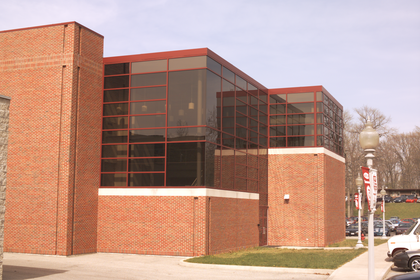
%> input picture ProblemSet6/myers1.ppm, 420 x 280 px, shrunk from 1129 x 753 before the run
$ octave --eval "result = getParSegs(imread('myers1.ppm'));"   (GNU Octave 9; MATLAB toolbox functions it lacks are replaced by stand-ins)
%> lines starting %> are read from the running program, lines starting %| are printed output that depends on the picture; in (x1, y1, x2, y2) boxes, pixels count from 0 and x2, y2 are one past the last pixel; in counts of white or black regions, pixels touching at a corner belong together; the program's own positions count from 1
%> in getParSegs, `im = image(:,:,1);`:
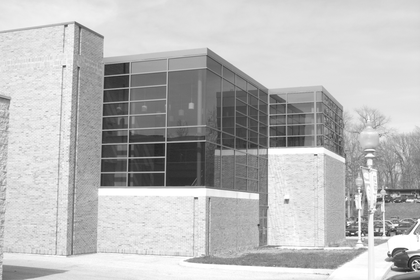
%> im: size 280x420 uint8; min 22, max 255, mean 186
%> in getParSegs, `edgeim = edge(im,'canny', [0.1 0.2], 1.5);`:
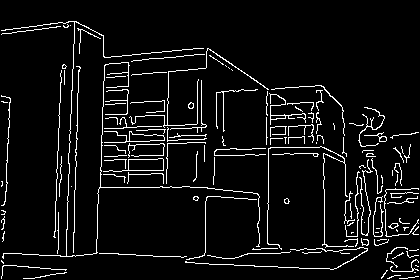
%> edgeim: size 280x420 logical; 6.2% white in thin lines or dots
### ProblemSet6/edgelink.m
% EDGELINK - Link edge points in an image into lists
%
% Usage: [edgelist edgeim] = edgelink(im, minlength)
%
% Arguments:  im         - Binary edge image, it is assumed that edges
%                          have been thinned.
%             minlength  - Minimum edge length of interest
%
% Returns:  edgelist - a cell array of edge lists in row,column coords in
%                      the form
%                     { [r1 c1   [r1 c1   etc }
%                        r2 c2    ...
%                        ...
%                        rN cN]   ....]
%
%           edgeim   - Image with pixels labeled with edge number.
%
%
% This function links edge points together into chains.  Where an edge
% diverges at a junction the function simply tracks one of the branches.
% The other branch is eventually processed as another edge.  These `broken
% branches' can be remerged by MERGESEG after a call to LINESEG.
%
% See also:  LINESEG, MAXLINEDEV, MERGESEG, DRAWSEG

% Acknowledgement:
% This code is inspired by David Lowe's Link.c function from the Vista image
% processing library developed at the University of British Columbia
%    http://www.cs.ubc.ca/nest/lci/vista/vista.html
%
% Peter Kovesi
% School of Computer Science & Software Engineering
% The University of Western Australia
% pk @ csse uwa edu au
% http://www.csse.uwa.edu.au/~pk
%
% February 2001

function [edgelist, edgeim] = edgelink(im, minlength)
%> called with minlength = 30

    global EDGEIM;      % Some global variables to avoid passing (and
                        % copying) of arguments, this improves speed.
    global ROWS;
    global COLS;

    elist = {};

    EDGEIM = im ~= 0;                     % make sure image is binary.
    EDGEIM = bwmorph(EDGEIM,'thin',Inf);  % make sure edges are thinned.
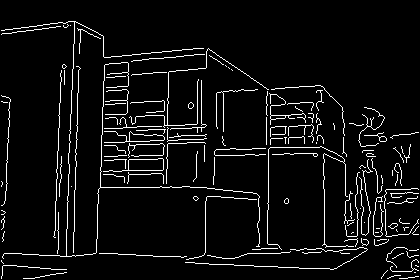
%> EDGEIM: size 280x420 logical; 5.7% white in thin lines or dots

%   show(EDGEIM,1)
    EDGEIM = double(EDGEIM);
%> EDGEIM: size 280x420 double; values 0 (black) and 1 (white), 5.7% white in thin lines or dots
    [ROWS, COLS] = size(EDGEIM);
    edgeNo = 1;


    % Perform raster scan through image looking for edge points.  When a
    % point is found trackedge is called to find the rest of the edge
    % points.  As it finds the points the edge image pixels are labeled
    % with the -ve of their edge No

    for r = 1:ROWS
	for c = 1:COLS
	    if EDGEIM(r,c) == 1
		edgepoints = trackedge(r,c, edgeNo, minlength);
		if ~isempty(edgepoints)
		    edgelist{edgeNo} = edgepoints;
		    edgeNo = edgeNo + 1;
		end
	    end
	end
    end
%> after the loop, edgeNo = 62; edgelist = 61 items

    edgeim = -EDGEIM;  % Finally negate image to make edge encodings +ve.
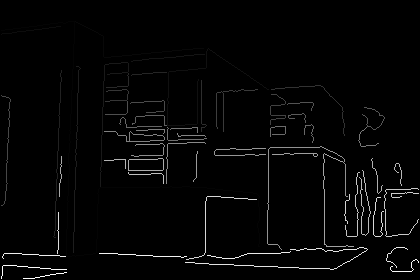
%> edgeim: size 280x420 double; min 0, max 61, mean 1.2; drawn with min black and max white
%   show(edgeim,2), colormap(flag);

%----------------------------------------------------------------------
% TRACKEDGE
%
% Function to track all the edge points associated with a start point.  From
% a given starting point it tracks in one direction, storing the coords of
% the edge points in an array and labelling the pixels in the edge image
% with the -ve of their edge number.  When no more connected points are
% found the function returns to the start point and tracks in the opposite
% direction.  Finally a check for the overall number of edge points found is
% made and the edge is ignored if it is too short.
%
% Note that when a junction is encountered along an edge the function
% simply tracks one of the branches.  The other branch is eventually
% processed as another edge.  These `broken branches' can be remerged by
% MERGESEG.
%
% Usage:   edgepoints = trackedge(rstart, cstart, edgeNo, minlength)
%
% Arguments:   rstart, cstart   - row and column No of starting point
%              edgeNo           - the current edge number
%              minlength        - minimum length of edge to accept
%
% Returns:     edgepoints       - Nx2 array of row and col values for
%                                 each edge point.
%                                 An empty array is returned if the edge
%                                 is less than minlength long.


% [41 lines left out: function trackedge, not called in this run]


%----------------------------------------------------------------------
%
% NEXTPOINT
%
% Function finds a point that is 8 connected to an existing edge point
%

% [30 lines left out: function nextpoint, not called in this run]

### ProblemSet6/lineseg.m
% LINESEG - Form straight line segements from an edge list.
%
% Usage: [seglist, nedgelist] = lineseg(edgelist, tol, [angtol, linkrad])
%
% Arguments:  edgelist - Cell array of edgelists (row col) coords.
%             tol      - Maximum deviation from straight line before a
%                        segment is broken in two (measured in pixels).
%             angtol   - Angle tolerance used when attempting to merge line
%                        segements (radians).
%             linkrad  - Maximum distance between end points of line
%                        segments for segments to be elegible for
%                        linking (pixels).
%  angtol and linkrad are optional.  If these parameters are omitted the
%  merging phase is omitted.
%
% Returns:  seglist - an Nx4 array storing line segments in the form
%                      [x1 y1 x2 y2
%                       x1 y1 x2 y2
%                          . . .    ] etc
%
%         nedgelist - a new cell array of edge lists where each edge list
%                     corresponds to each segment in seglist above.  The
%                     edgelist is in row,column coords in the form
%                     { [r1 c1   [r1 c1   etc }
%                        r2 c2    ...
%                        ...
%                        rN cN]   ....]
%
% * Note that a non-empty nedgelist is only returned if there is no segment
%   merging.
%
% This function takes each array of edgepoints in edgelist, finds the
% size and position of the maximum deviation from the line that joins the
% endpoints, if the maximum deviation exceeds the allowable tolerance the
% edge is shortened to the point of maximum deviation and the test is
% repeated.  In this manner each edge is broken down to line segments,
% each of which adhere to the original data with the specified tolerance.
%
% The optional final edge merging phase is provided because the initial
% edge linking phase may have separated edges at `Y' junctions in the
% image.  The merging phase can reconnect broken branches.
% Note however that the merging process can be slow.
%
% See also:  EDGELINK, MAXLINEDEV, MERGESEG, DRAWSEG
%

% Peter Kovesi
% School of Computer Science & Software Engineering
% The University of Western Australia
% pk @ csse uwa edu au
% http://www.csse.uwa.edu.au/~pk
%
% December 2000 - Original version
% February 2003 - Added the returning of nedgelist data.

% ** need to preallocate memory to improve speed ***

function [linelist, nedgelist] = lineseg(edgelist, tol, angtol, linkrad)
%> called with tol = 2, angtol = 0.01, linkrad = 2

    linelist = [];
    Nline = 0;
    Nedge = length(edgelist);
%> Nedge = 61

    if nargin == 2
	merge = 0;
    else
	merge = 1;
    end

    for e = 1:Nedge
        y = edgelist{e}(:,1);
	x = edgelist{e}(:,2);

	fst = 1;                % Indecies of first and last points in edge
	lst = length(x);        % segment being considered.

	while  fst<lst
	    [m,i,d] = maxlinedev(x(fst:lst),y(fst:lst));  % Find size & posn of
                                                          % maximum deviation.

	    while m > tol       % While deviation is > tol  (m/d) ?
		lst = i+fst-1;  % Shorten line to point of max deviation by adjusting lst
		[m,i,d] = maxlinedev(x(fst:lst),y(fst:lst));
	    end

	    Nline = Nline+1;
            % Record line segment. Note that (c,r) corresponds to (x,y)
	    linelist(Nline,:) = [x(fst) y(fst) x(lst) y(lst)];
	    % Record edgelist that corresponds to the segment.
	    nedgelist{Nline} = [y(fst:lst) x(fst:lst)];

	    fst = lst+1;        % Reset fst and lst.
	    lst = length(x);
	end

    end
%> this loop made 61 passes
%> after the loop, Nline = 200; linelist = 200 rows, first 8: [260 247 260 197; 259 196 253 193; 252 193 190 187; 189 187 101 188; 100 189 97 253; 96 254 67 257; 67 256 75 22; 74 22 2 31]; nedgelist = 200 items
    % fprintf('No of segments = %d\n',length(linelist));
    % drawseg(linelist,1), title('Raw segments');

    if merge
%	fprintf('\nMerging Segments\n');
	linelist = mergeseg(linelist, angtol, linkrad, tol);
	nedgelist = {};
%	fprintf('No of merged segments = %d\n',length(linelist));
        % drawseg(linelist,2), title('Merged segments');
    end

### ProblemSet6/mergeseg.m
% MERGESEG - Line segment merging function.
%
% Usage: newseglist = mergeseg(seglist, angtol, linkrad)
%
% Arguments:  seglist - an Nx4 array storing line segments in the form
%                       [x1 y1 x2 y2
%                        x1 y1 x2 y2
%                           . . .   ] etc
%
%             angtol  - Angle tolerance used when attempting to merge line
%                       segements (radians).
%             linkrad - Maximum distance between end points of line segments
%                       for segments to be elegible for linking (pixels).
%
% Function scans through the list of line segments seeking to merge segments
% together.  Segments are merged if the orientation difference is less than
% angtol and if the ends of the segments are within linkrad of each other.
% The comparison is performed by first sorting line segments by angle, then
% each line segment is only tested against other line segments that satisfy
% the orientation constraint.
%
% See also:  EDGELINK, LINESEG, MAXLINEDEV, DRAWSEG
%

% Peter Kovesi
% School of Computer Science & Software Engineering
% The University of Western Australia
% pk @ csse uwa edu au
% http://www.csse.uwa.edu.au/~pk
%
% March 2000

function newseglist = mergeseg(seglist, angtol, linkrad, linedevtol)
%> called with angtol = 0.01, linkrad = 2, linedevtol = 2

    Nseg = length(seglist);
%> Nseg = 200
    cosAngTol = cos(angtol);

    % Build up some data in the following form
    % [x1 y1 x2 y2 dx dy angle merged]

    seg = zeros(Nseg,8);
    seg(:,1:4) = seglist;
    seg(:,5:6) = seg(:,3:4)-seg(:,1:2);     % delta x and delta y
    seg(:,7) = atan2(seg(:,6), seg(:,5));   % =segment angle [-pi ... pi]
    neg = seg(:,7) < 0;                     % compress angle range [0...pi]
%> neg = 200 logical values, 106 true
    seg(:,7) = seg(:,7) + neg*pi;
    [Y,I] = sort(seg(:,7));                 % sort by angle
%> Y = 200 values from 0 to 3.14; I = 200 values, max 200 at index 147, min 1 at index 68, mean 100.5
    seg = seg(I,:);
    seg(:,7) = 2*seg(:,7);                  % double the angles

    TotalSegs = Nseg;
%> TotalSegs = 200

    for s1 = 1:Nseg
%	fprintf('Merging Segment %d/%d\r',s1,Nseg);
	if ~seg(s1,8)  % if segment s1 has not already been merged
	    s2 = s1+1; if s2>Nseg, s2=s2-Nseg; end  % `modulo' arithetic
            ang1 = seg(s1,7); ang2 = seg(s2,7);
	    deltaSin = sin(ang1)*cos(ang2) - cos(ang1)*sin(ang2);
	    deltaCos = cos(ang1)*cos(ang2) + sin(ang1)*sin(ang2);
	    deltaAng = 0.5*abs(atan2(deltaSin,deltaCos));

	    while deltaAng < angtol
		if ~seg(s2,8)   % if segment s2 has not already been merged
		    [newseg, merged] = compareseg(seg(s1,:), seg(s2,:),linkrad, ...
						  linedevtol);
		    if merged
			seg(s1,1:4) = newseg;
			%  update delta x, delta y, and angle ? (I think not)
			seg(s2,8) = merged;  % eliminate s2;
			TotalSegs = TotalSegs - 1;
		    end
		end
		s2 = s2+1; if s2>Nseg, s2=s2-Nseg; end
		ang2 = seg(s2,7);
		deltaSin = sin(ang1)*cos(ang2) - cos(ang1)*sin(ang2);
		deltaCos = cos(ang1)*cos(ang2) + sin(ang1)*sin(ang2);
		deltaAng = 0.5*abs(atan2(deltaSin,deltaCos));
	    end
	end
    end
%> this loop made 200 passes
%> ang1 on passes 1 to 8: 0, 0, 0, 0, 0.0588, 0.0625, 0.0689, 0.0945
%> after the loop, TotalSegs = 198; ang1 = 6.28; ang2 = 0.0588; deltaAng = 0.0294; deltaCos = 0.998; deltaSin = -0.0588; merged = 0; newseg = [411 272 393 272 -18 0 6.28 0; 130 171 163 171 33 0 0 0]; s2 = 5

%    fprintf('\n');

    % Now clean up list by extracting the unmerged entries

    newseglist = zeros(TotalSegs,4);
    newNseg = 0;
    for s = 1:Nseg
	if ~seg(s,8)                 % if this segment has not been merged
	    newNseg = newNseg+1;     % store it in the final list.
	    newseglist(newNseg,:) =  seg(s,1:4);
	end
    end
%> after the loop, newNseg = 198; newseglist = 198 rows, first 8: [106 115 126 115; 273 135 285 135; 269 245 278 245; 130 171 163 171; 325 251 291 250; 161 174 129 173; 187 257 100 254; 186 263 334 270]
%> in lineseg, `linelist = mergeseg(linelist, angtol, linkrad, tol);`: linelist has the same summary as newseglist in mergeseg
%> in getParSegs, `[seglist, nedgelist] = lineseg(edgelist, tol, angtol, linkrad);`: seglist has the same summary as newseglist in mergeseg; nedgelist = {}


%----------------------------------------------------------------------
% Internal function that does all the work.
% Two segments, that already meet the angle constraint, are tested for end
% point proximity.  If they meet this constraint they then tested to see
% what the maximum line deviation would be if they were merged.  If this
% is within tolerance they are merged.
%----------------------------------------------------------------------

% [38 lines left out: function compareseg, not called in this run]

### ProblemSet6/drawseg.m
% DRAWSEG - Draws a series of line segments stored in an Nx4 array.
%
% Usage: drawseg(seglist, figNo, lw, col);
%
%         seglist - an Nx4 array storing line segments in the form
%                    [x1 y1 x2 y2
%                     x1 y1 x2 y2
%                         . .     ] etc
%         figNo   - optional figure number
%         lw      - optional line width
%         col     - optional 3-vector specifying the colour
%
%
% See also:  EDGELINK, LINESEG, MAXLINEDEV, MERGESEG
%

% Peter Kovesi
% School of Computer Science & Software Engineering
% The University of Western Australia
% pk @ csse uwa edu au
% http://www.csse.uwa.edu.au/~pk
%
% December 2000

function drawseg(seglist, figNo, lw, col);

    if nargin >= 2  & figNo ~= 0
	figure(figNo);
    end

    if nargin < 3
	lw = 1;
	col = [0 0 1];
    elseif nargin < 4
	col = [0 0 1];
    end
%    clf

    Nseg = size(seglist,1);
%> Nseg = 198

    hold on
    for s = 1:Nseg
	line([seglist(s,1) seglist(s,3)], [seglist(s,2) seglist(s,4)],...
	     'LineWidth',lw, 'Color',col);
	hold on
	plot([seglist(s,1) seglist(s,3)], [seglist(s,2) seglist(s,4)],'.');

    end

    axis equal, axis ij

### ProblemSet6/selectseg2.m
% SELECTSEG - Interactive selection of linesegments with mouse.
%
% Usage: segs = selectseg(seglist);
%
%         seglist - an Nx4 array storing line segments in the form
%                    [x1 y1 x2 y2
%                     x1 y1 x2 y2
%                         . .     ] etc
%
%
% See also:  EDGELINK, LINESEG, MAXLINEDEV, MERGESEG
%

% Peter Kovesi
% School of Computer Science & Software Engineering
% The University of Western Australia
% pk @ csse uwa edu au
% http://www.csse.uwa.edu.au/~pk
%
% December 2000

function segs = selectseg2(im, seglist);

segs = [];
selectedSegs = [NaN];

figure(1), clf, imshow(im); hold on; zoom off;
drawseg(seglist);
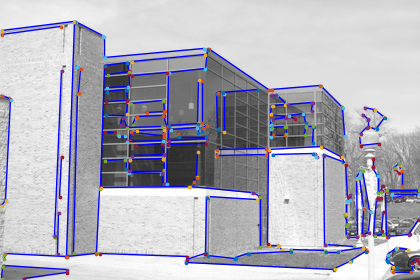
%> figure redrawn from the program's plot data


Nseg = size(seglist,1);
%> Nseg = 198

fprintf('Select segments by clicking with the left mouse button\n');
fprintf('Last segment is indicated by clicking with any other mouse button\n');

count = 0;
but = 1;
while but==1 & count < Nseg
%> the run ends on the next line
  [xp,yp,but] = ginput(1);       % Get digitised point
  count = count + 1;
  rmin = Inf;
  for s = 1:Nseg
    r = segdist(xp,yp,seglist(s,:));
    % if distance is closest so far and segment is not already
    % selected...
    if r < rmin & ~any(selectedSegs==s)
      rmin = r;
      closestseg = seglist(s,:);
      smin = s;
    end
  end

  segs = [segs; closestseg];          % Build up list of segments
  selectedSegs = [selectedSegs smin]; % Remeber selected seg Nos

  line([closestseg(1) closestseg(3)], [closestseg(2) closestseg(4)], ...
       'Color',[1 0 0]);
  text((closestseg(1)+closestseg(3))/2, ...
       (closestseg(2)+closestseg(4))/2, sprintf('%d',count));

end

% [32 lines left out: function segdist, not called in this run]

### ProblemSet6/getParSegs.m
function [ parSet1,parSet2,parSet3 ] = getParSegs( image )

im = image(:,:,1);
edgeim = edge(im,'canny', [0.1 0.2], 1.5);
[edgelist, labelededgeim] = edgelink(edgeim, 30);

% Fit line segments to the edgelists with the following parameters:
tol = 2;         % Line segments are fitted with maximum deviation from
		 % original edge of 2 pixels.
angtol = 0.01;  % Segments differing in angle by less than 0.05 radians
linkrad = 2;     % and end points within 2 pixels will be merged.
[seglist, nedgelist] = lineseg(edgelist, tol, angtol, linkrad);

% Draw the fitted line segments stored in seglist in figure window 3 with
% a linewidth of 2
%figure(3); clf; imshow(im); hold on; zoom off;
%drawseg(seglist);
parSet1 = selectseg2(im, seglist);
pause(0.5)
parSet2 = selectseg2(im, seglist);
pause(0.5)
parSet3 = selectseg2(im, seglist);
pause(0.5)
close

end

$ run again, on ProblemSet6/myers2.ppm
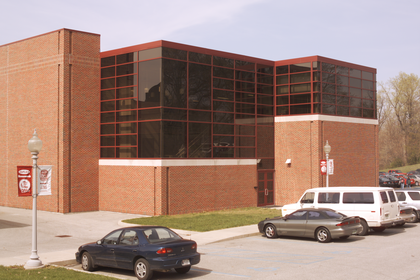
%> input picture ProblemSet6/myers2.ppm, 420 x 280 px, shrunk from 1129 x 753 before the run
%> in edgelink, `EDGEIM = bwmorph(EDGEIM,'thin',Inf);`:
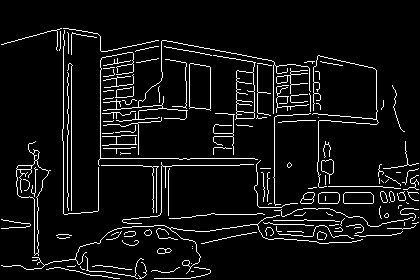
%> EDGEIM: size 280x420 logical; 6.6% white in thin lines or dots, all inside (x1, y1, x2, y2) = (1, 28, 419, 279)
%> after the loop in edgelink, `for r = 1:ROWS`: edgeNo = 69; edgelist = 68 items
%> Nedge = 68
%> the loop in lineseg, `for e = 1:Nedge` made 68 passes
%> after the loop in lineseg, `for e = 1:Nedge`: Nline = 232; linelist = 232 rows, first 8: [62 29 2 45; 159 41 102 52; 101 51 101 37; 100 36 64 29; 99 168 99 211; 98 212 64 214; 64 213 65 31; 288 69 287 73]; nedgelist = 232 items
%> in mergeseg, `Nseg = length(seglist);`: Nseg = 232
%> neg = 232 logical values, 120 true
%> Y = 232 values from 0 to 3.14; I = 232 values, max 232 at index 49, min 1 at index 168, mean 116.5
%> in mergeseg, `TotalSegs = Nseg;`: TotalSegs = 232
%> the loop in mergeseg, `for s1 = 1:Nseg` made 232 passes
%> ang1 on passes 1 to 8: 0, 0, 0, 0, 0, 0, 0, 0
%> after the loop in mergeseg, `for s1 = 1:Nseg`: TotalSegs = 230; ang1 = 6.28; ang2 = 0.0303; deltaAng = 0.0152; deltaCos = 1; deltaSin = -0.0303; merged = 0; newseg = [20 266 2 266 -18 0 6.28 0; 102 159 258 160 156 1 0.0128 0]; s2 = 11
%> after the loop in mergeseg, `for s = 1:Nseg`: newNseg = 230; newseglist = 230 rows, first 8: [190 109 211 109; 280 97 288 97; 276 205 281 205; 118 145 137 145; 22 170 31 170; 321 204 338 204; 355 236 392 236; 160 254 165 254]
%> in lineseg, `linelist = mergeseg(linelist, angtol, linkrad, tol);`: linelist has the same summary as newseglist in mergeseg
%> in getParSegs, `[seglist, nedgelist] = lineseg(edgelist, tol, angtol, linkrad);`: seglist has the same summary as newseglist in mergeseg; nedgelist = {}
%> in drawseg, `Nseg = size(seglist,1);`: Nseg = 230
%> in selectseg2, `drawseg(seglist);`:
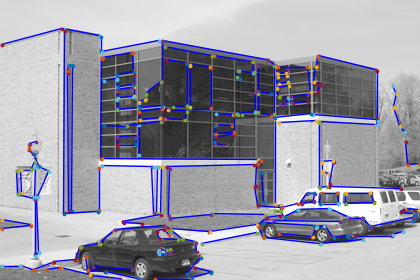
%> figure redrawn from the program's plot data

$ run again, on ProblemSet6/myers3.ppm
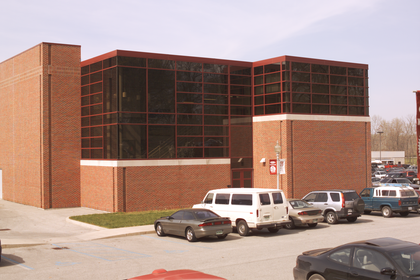
%> input picture ProblemSet6/myers3.ppm, 420 x 280 px, shrunk from 1129 x 753 before the run
%> in edgelink, `EDGEIM = bwmorph(EDGEIM,'thin',Inf);`:
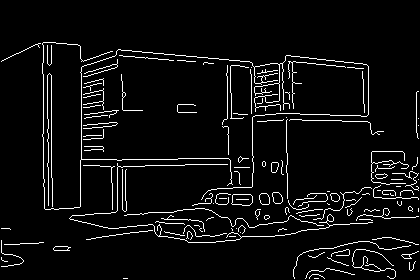
%> EDGEIM: size 280x420 logical; 5.5% white in thin lines or dots, all inside (x1, y1, x2, y2) = (1, 42, 419, 279)
%> after the loop in edgelink, `for r = 1:ROWS`: edgeNo = 59; edgelist = 58 items
%> Nedge = 58
%> the loop in lineseg, `for e = 1:Nedge` made 58 passes
%> after the loop in lineseg, `for e = 1:Nedge`: Nline = 204; linelist = 204 rows, first 8: [113 52 84 62; 83 61 81 47; 80 46 43 44; 43 45 46 210; 47 210 81 207; 81 206 82 160; 83 160 229 159; 230 160 232 184]; nedgelist = 204 items
%> in mergeseg, `Nseg = length(seglist);`: Nseg = 204
%> neg = 204 logical values, 113 true
%> Y = 204 values from 0 to 3.14; I = 204 values, max 204 at index 131, min 1 at index 152, mean 102.5
%> TotalSegs = 204
%> the loop in mergeseg, `for s1 = 1:Nseg` made 204 passes
%> ang1 on passes 1 to 8: 0, 0, 0, 0, 0, 0.05, 0.0666, 0.0714
%> after the loop in mergeseg, `for s1 = 1:Nseg`: ang1 = 6.28; ang2 = 0.05; deltaAng = 0.025; deltaCos = 0.999; deltaSin = -0.05; merged = 0; newseg = [242 219 238 219 -4 0 6.28 0; 388 277 396 277 8 0 0 0]; s2 = 6
%> after the loop in mergeseg, `for s = 1:Nseg`: newNseg = 204; newseglist = 204 rows, first 8: [285 104 289 104; 180 113 197 113; 262 204 270 204; 337 256 349 256; 388 277 396 277; 370 123 290 121; 169 220 199 221; 278 114 362 117]
%> in lineseg, `linelist = mergeseg(linelist, angtol, linkrad, tol);`: linelist has the same summary as newseglist in mergeseg
%> in getParSegs, `[seglist, nedgelist] = lineseg(edgelist, tol, angtol, linkrad);`: seglist has the same summary as newseglist in mergeseg; nedgelist = {}
%> in selectseg2, `drawseg(seglist);`:
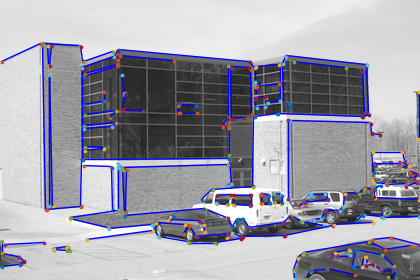
%> figure redrawn from the program's plot data
%> in selectseg2, `Nseg = size(seglist,1);`: Nseg = 204
